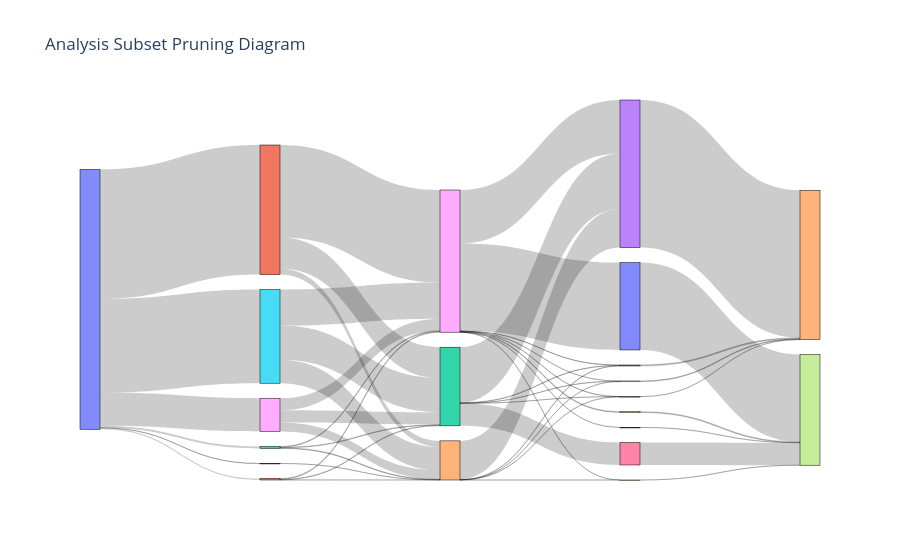

The notebook cell this image was saved under:
### Code cell
fig = go.Figure(data=[go.Sankey(
    arrangement="snap",
    node=dict(
        pad=15,
        thickness=20,
        line=dict(color="black", width=0.5),
        label=[""] * len(labels),  # empty node labels
    ),
    link=dict(
        source=sources,
        target=targets,
        value=values
    )
)])

fig.update_layout(
    title_text="Analysis Subset Pruning Diagram",
    font_size=12
)

fig.show()

### Figure 1 — Plotly figure (JSON) as saved in the notebook; plotly's stock layout.template omitted (floating-point values rounded to 4 significant figures)
{"data": [{"arrangement": "snap", "link": {"source": [0, 0, 0, 0, 0, 0, 1, 1, 1, 12, 12, 12, 5, 5, 5, 8, 8, 8, 16, 11, 11, 11, 2, 2, 2, 2, 2, 14, 14, 14, 14, 14, 18, 18, 18, 18, 18, 18, 18, 18, 17, 9, 10, 21, 13, 20, 6, 19, 3], "target": [1, 12, 5, 8, 16, 11, 2, 14, 18, 2, 14, 18, 2, 14, 18, 2, 14, 18, 14, 2, 14, 18, 9, 10, 13, 6, 3, 17, 9, 10, 13, 3, 17, 9, 10, 21, 13, 20, 19, 3, 7, 4, 4, 7, 4, 7, 7, 7, 4], "value": [219093, 3292, 158464, 56277, 161, 2478, 52087, 10407, 156599, 946, 1034, 1312, 57993, 39493, 60978, 20949, 15006, 20322, 161, 1090, 91, 1297, 420, 711, 48, 38041, 93845, 8, 344, 452, 43, 65360, 22, 317, 518, 73, 47, 147789, 1269, 90473, 30, 1081, 1681, 73, 138, 147789, 38041, 1269, 249678]}, "node": {"label": ["", "", "", "", "", "", "", "", "", "", "", "", "", "", "", "", "", "", "", "", "", ""], "line": {"color": "black", "width": 0.5}, "pad": 15, "thickness": 20}, "type": "sankey"}], "layout": {"font": {"size": 12}, "title": {"text": "Analysis Subset Pruning Diagram"}}}
